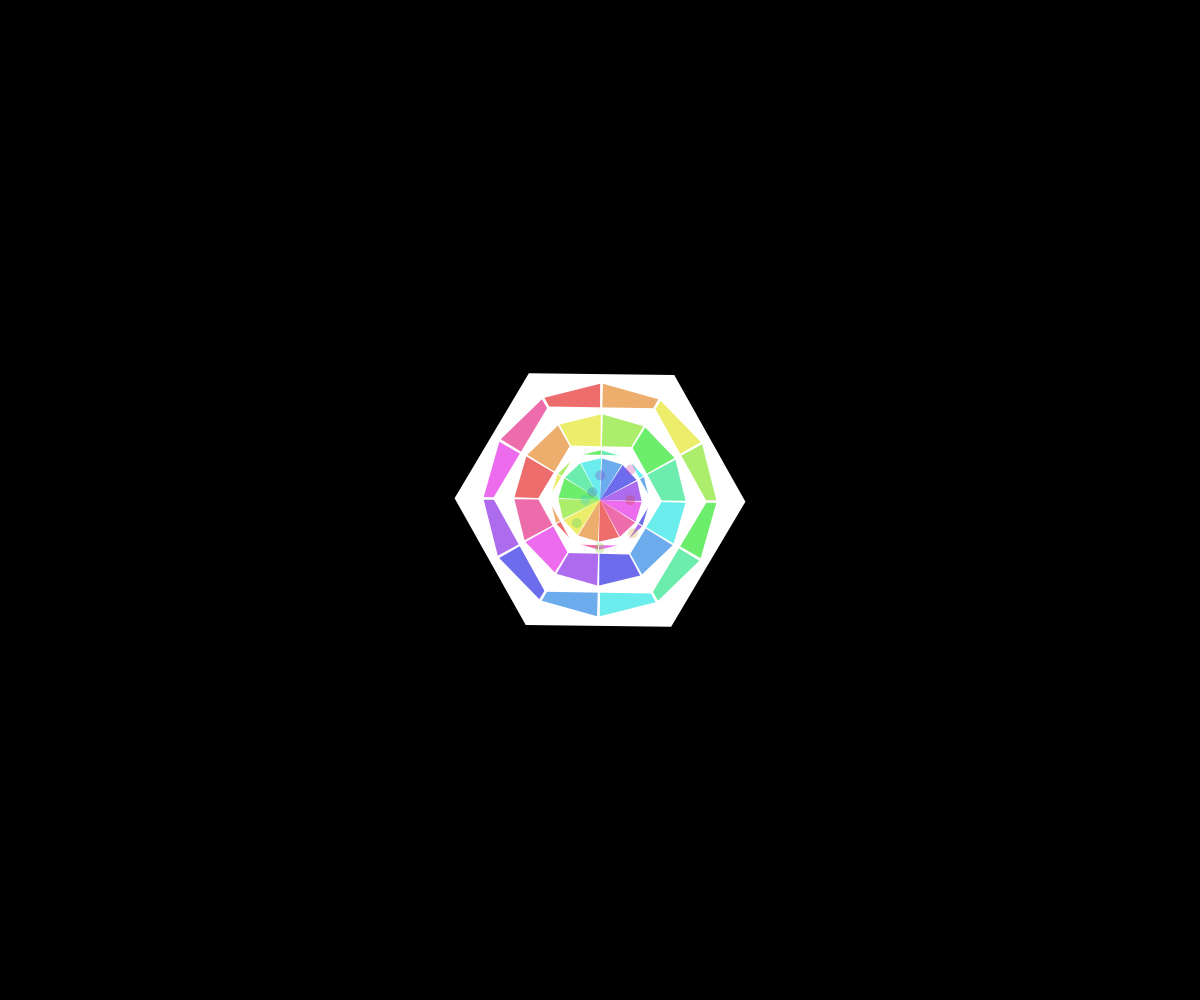
Frame 1 (no input)
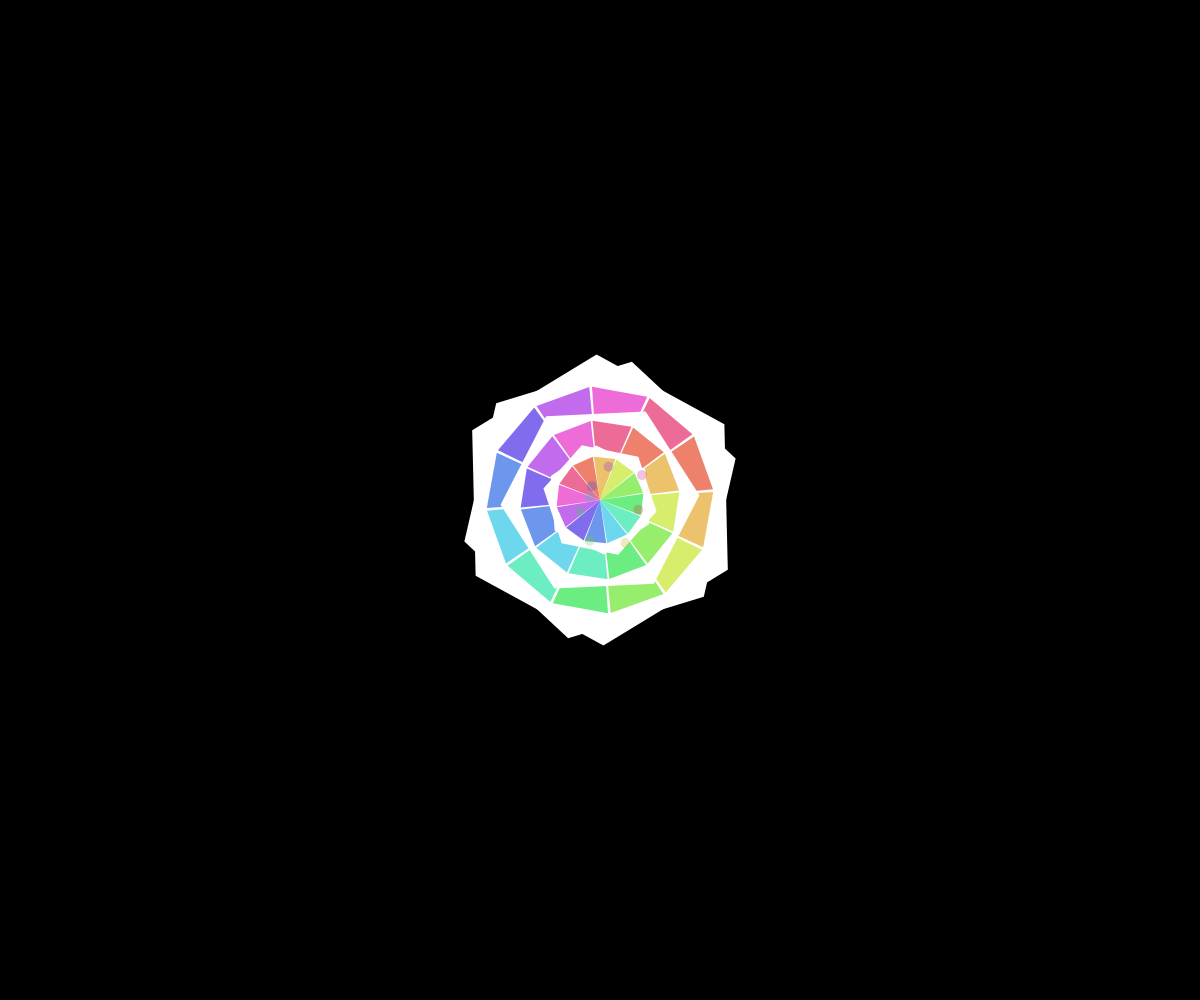
Frame 60 (no input)
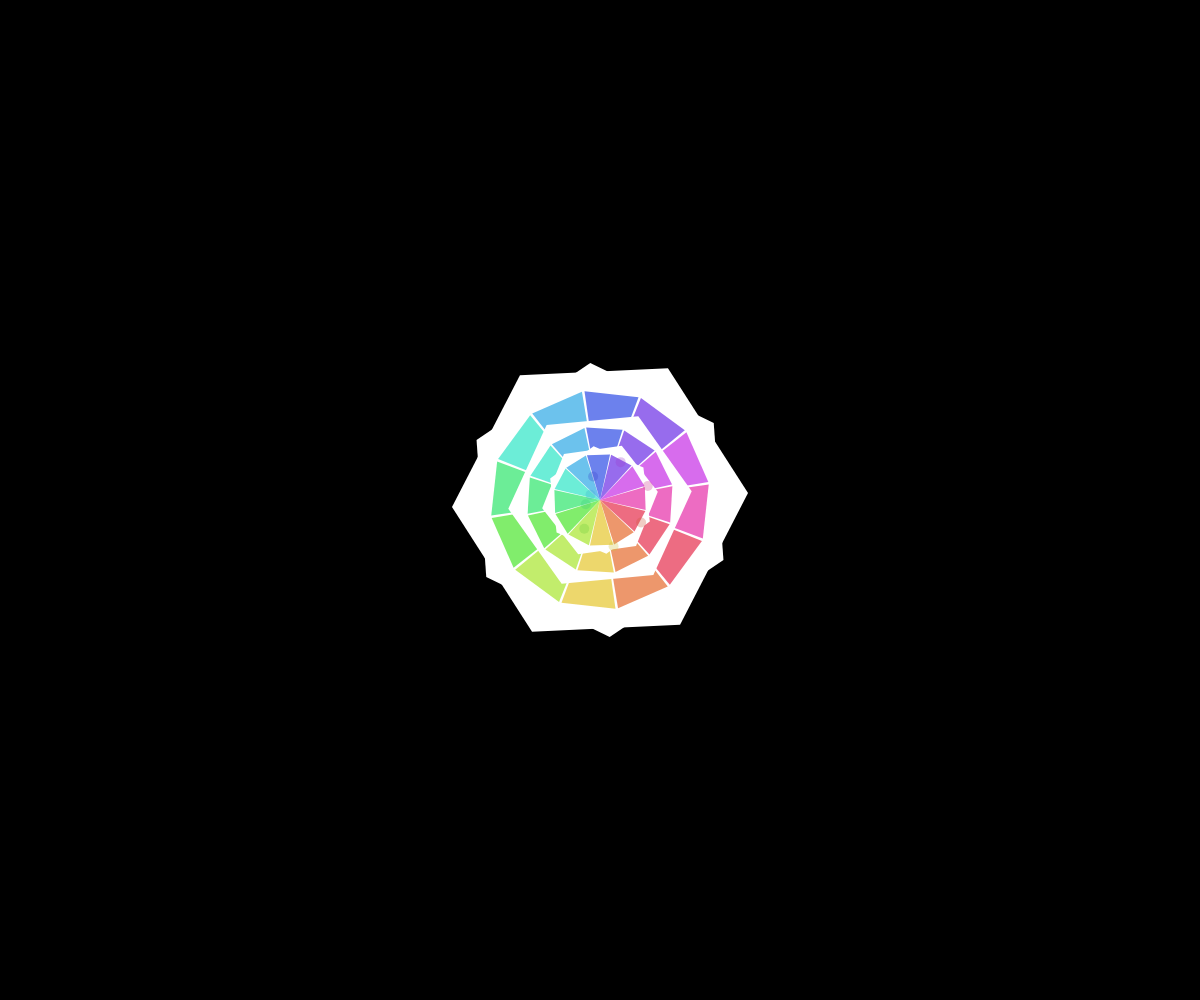
Frame 120 (the mouse pressed at the canvas centre since frame 60)

The p5.js sketch that drew these frames (run headless with seeded random() and noise() and a simulated clock; from frame 60 on, the mouse is pressed at the canvas centre):

// p5.js sketch
// ── sketch.js
function setup() {
  createCanvas(windowWidth, windowHeight);
  colorMode(HSB, 360, 100, 100, 1);
  noStroke();
}

function draw() {
  background(0, 0, 0, 1);
  
  // Center of canvas
  const cx = width / 2;
  const cy = height / 2;
  
  // Time-based animation
  const t = millis() * 0.0005;
  
  // Draw kaleidoscopic patterns
  push();
  translate(cx, cy);
  
  // Multiple layers of rotating shapes
  for (let layer = 0; layer < 6; layer++) {
    const angleOffset = t * (layer + 1) * 0.5;
    const size = 100 + sin(t * 0.3 + layer) * 50;
    
    push();
    rotate(angleOffset);
    
    // Draw hexagon mask
    beginShape();
    for (let i = 0; i < 6; i++) {
      const angle = TWO_PI / 6 * i;
      const x = cos(angle) * size;
      const y = sin(angle) * size;
      vertex(x, y);
    }
    endShape(CLOSE);
    
    // Fill with gradient pattern
    for (let i = 0; i < 12; i++) {
      const a = angleOffset + i * TWO_PI / 12;
      const r = size * 0.8;
      const x1 = cos(a) * r;
      const y1 = sin(a) * r;
      const x2 = cos(a + 0.5) * r;
      const y2 = sin(a + 0.5) * r;
      
      fill((t * 20 + i * 30 + layer * 60) % 360, 80, 90, 0.7);
      triangle(0, 0, x1, y1, x2, y2);
    }
    
    pop();
  }
  
  // Overlay rotating rings
  for (let i = 0; i < 8; i++) {
    const angle = t * 0.5 + i * TWO_PI / 8;
    const radius = 30 + sin(t + i) * 20;
    
    fill((t * 10 + i * 45) % 360, 70, 80, 0.3);
    ellipse(cos(angle) * radius, sin(angle) * radius, 10, 10);
  }
  
  pop();
}

function windowResized() {
  resizeCanvas(windowWidth, windowHeight);
}
